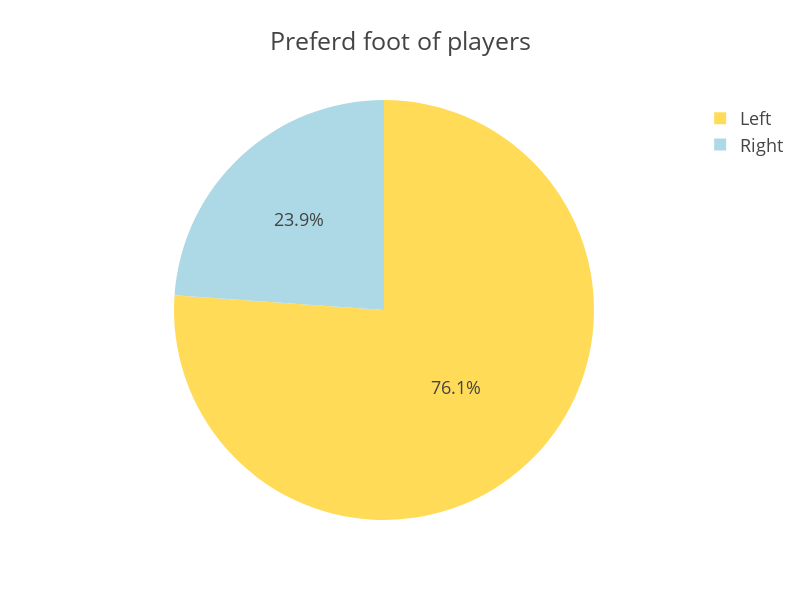

Notebook code for this chart:
### Markdown cell above
## Pie chart on distribution of players on the basis of prefered foot

### Code cell
x = idf['foot'].unique()
y = idf['foot'].value_counts()
px.pie(data_frame = y,values = y,names =x,color = 'foot',color_discrete_sequence =['#FFDB58','#ADD8E6'],hover_name = 'foot', title = 'Preferd foot of players', template = 'presentation',width =800, height = 600)

### Figure 1 — Plotly figure (JSON) as saved in the notebook; plotly's stock layout.template omitted (floating-point values rounded to 4 significant figures)
{"data": [{"customdata": [[14445], [4534]], "domain": {"x": [0, 1], "y": [0, 1]}, "hovertemplate": "<b>%{hovertext}</b><br><br>label=%{label}<br>value=%{value}<br>foot=%{customdata[0]}<extra></extra>", "hovertext": [14445, 4534], "labels": ["Left", "Right"], "legendgroup": "", "marker": {"colors": ["#FFDB58", "#ADD8E6"]}, "name": "", "showlegend": true, "type": "pie", "values": [14445, 4534]}], "layout": {"height": 600, "legend": {"tracegroupgap": 0}, "piecolorway": ["#FFDB58", "#ADD8E6"], "title": {"text": "Preferd foot of players"}, "width": 800}}
